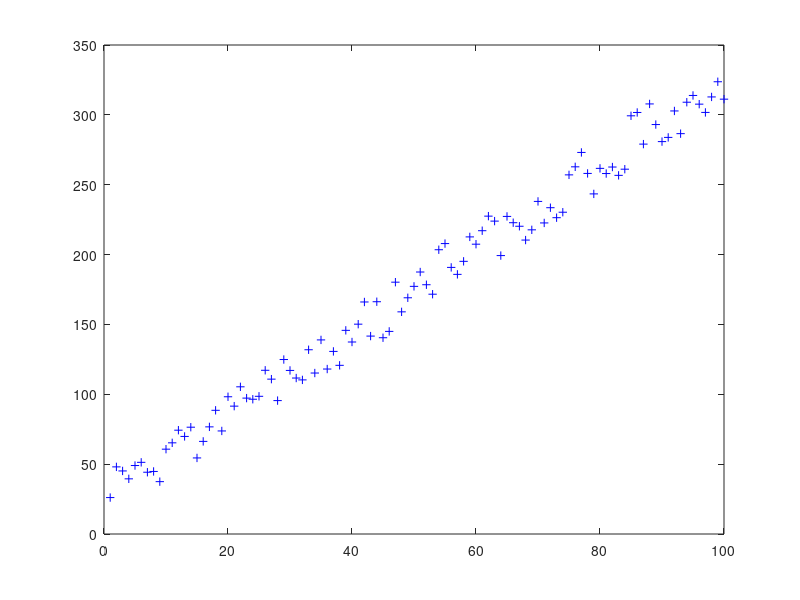

Reproduce this figure in MATLAB. (Note: this script raises an error after producing the figure.)
close all;
clear all;
%Exercice n°tp 6

%Generation de données

function [x y] = genData(n,a,b,noiseVSq)
%randn
  x = [1:n];
  y = (x .* a) + b;
  noise = rand(1,n)*noiseVSq;
  y =  y+noise;
endfunction

%Recuperation Modèle Stat

function [a b] = getModStat(x,y)
a = cov(x,y)/var(x);
b = mean(y) - a*mean(x);
endfunction

%Recuperation Mode minCarre
function [a,b] = getModMinSQ(x,y)
xa = [x' ones(size(x,2),1)];
ya = y';
w = (xa'*xa)\(xa'*ya);
a = w(1);
b = w(2);
endfunction

%gradiant
function [g] = grad(x,y,w)
  g = 2*x'*(y-x*w);
g
endfunction

%Descente de gradient
function [a,b] = getModDesc(x,y,epsi)
  w0 =  [0;0];
  ya = y';
  xa = [x' ones(size(x,2),1)];
  for i=1:1000
  w0 = w0 - epsi*grad(xa,ya,w0);
  end
  a=w0(1);
  b=w0(2);
endfunction
%----------------------------------------------------------------------------------
%variables
nbEch = 100;
a = 3;
b = 5;
noiseVsq = 40;

[x y] = genData(nbEch,a,b,noiseVsq);
%plot
figure
plot(x,y,"b+");
hold on;

%getModStat:
[as bs] = getModStat(x,y);

xs = [1:0.2:100];
ys = xs.*as+bs;

disp("STATISTIQUE");
disp("[a a_retrouvé]");
[a as] 
disp("[b b_retrouvé]");
[b bs]

plot(xs,ys,"r*"); 

%getModMinSQ:
[am bm] = getModMinSQ(x,y);

xm = [1:0.2:100];
ym = xm.*am+bm;
disp("MINSQ");
disp("[a a_retrouvé]");
[a am] 
disp("[b b_retrouvé]");
[b bm]

plot(xm,ym,"g+"); 

%getModDesc:
[ag bg] = getModDesc(x,y,0.001);

xg = [1:0.2:100];
yg = xg.*ag+bg;


disp("GRADIENT");
disp("[a a_retrouvé]");
[a ag] 
disp("[b b_retrouvé]");
[b bg]

plot(xg,yg,"b-"); 